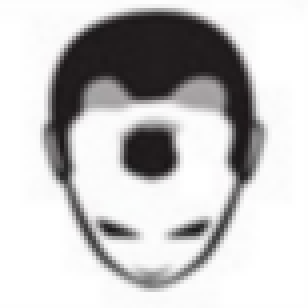
#> input picture SoSaNaRa/example.PNG, 77 x 77 px, found by its file name (shown 4 times larger)
$ python ImageMatching.py   (Python 2 division)
#> lines starting #> are read from the running program, lines starting #| are printed output that depends on the picture
import cv2 as cv
import numpy as np

input_img = cv.imread('example.png', 0)
#> input_img: shape (77, 77); min 21, max 255, mean 197.1
img_name = []
standard_img = []

for i in range(0,4) :
    for j in range(0,7) :
        img_name.append(str(i+1)+'-'+str(j+1)+'.png')

for i in range(0, len(img_name)):
    a = cv.imread(img_name[i], 0)
    standard_img.append(a)


# # How to change image size
# r = 500.0/input_img.shape[1]
# dim = (500, int (input_img.shape[0]*r))
# input_img = cv.resize(input_img, dim, interpolation=cv.INTER_AREA)


# # make Contour Image function
def makeContourImage(img):
    ret, thresh = cv.threshold(img, 200, 255, cv.THRESH_TRUNC)
    ret2, thresh2 = cv.threshold(thresh, 100, 255, cv.THRESH_TOZERO)
    # ret2, thresh2 = cv.threshold(thresh, 100, 255, cv.THRESH_OTSU)

    # contours = cv.findContours(thresh, 2,1)
    return thresh2


# # input_img matching for img_name[0:28] function
def templateMatchingForOrignalImage(img):
    buf = 1
#> buf = 1
    mbuf = 0
    for x in range(0,len(img_name)):
        num = cv.matchShapes(makeContourImage(img), makeContourImage(standard_img[x]),1,0)
        if buf>num:
            buf = num
            mbuf = x
#> this loop made 28 passes
#> pass 1, in makeContourImage, `ret, thresh = cv.threshold(img, 200, 255, cv.THRESH_TRUNC)`:
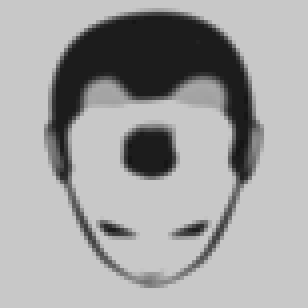
#> thresh: shape (77, 77) (shown 4 times larger); min 21, max 200, mean 162.6
#> pass 1, in makeContourImage, `ret2, thresh2 = cv.threshold(thresh, 100, 255, cv.THRESH_TOZERO)`:
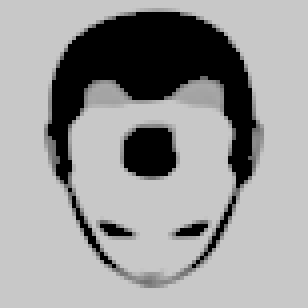
#> thresh2: shape (77, 77) (shown 4 times larger); min 0, max 200, mean 154.6
#> after the loop, buf = 1; mbuf = 0

    cv.imshow('Matching image',makeContourImage(standard_img[mbuf]))
    # cv.imshow('Matching image', standard_img[mbuf])
    return buf

print templateMatchingForOrignalImage(input_img)
#| 1


cv.imshow('My input image', makeContourImage(input_img))
cv.waitKey(0)
# # How to save image
# cv.imwrite('example.png', input_img)
cv.destroyAllWindows()
